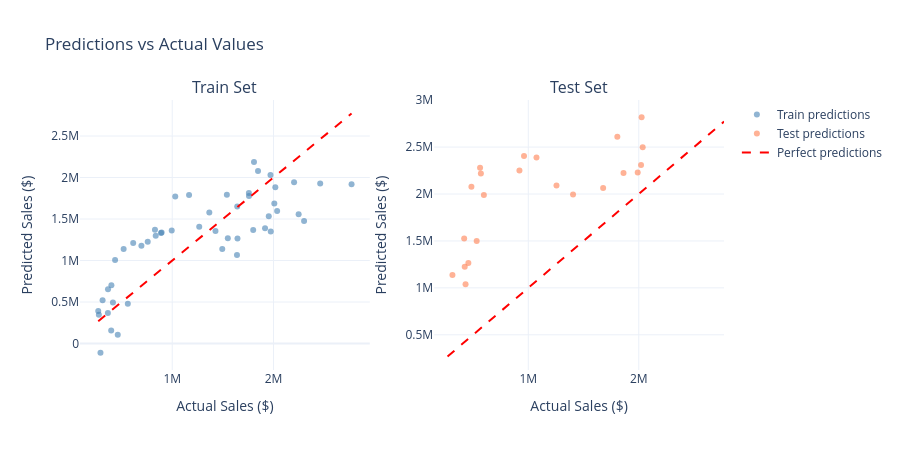

Notebook source saved alongside this figure:
### Markdown cell above
## Section 5: Predictions vs Actuals Visualization

Plotting predicted vs actual values reveals systematic biases: points should cluster around the diagonal line. Deviations from the diagonal expose where the model under- or over-predicts, and scatter width indicates prediction uncertainty.

### Code cell
train_residuals = y_train - y_train_pred
test_residuals = y_test - y_test_pred

fig = make_subplots(
    rows=1, cols=2,
    subplot_titles=('Train Set', 'Test Set'),
    specs=[[{"type": "scatter"}, {"type": "scatter"}]]
)

fig.add_trace(
    go.Scatter(
        x=y_train,
        y=y_train_pred,
        mode='markers',
        marker=dict(color='steelblue', opacity=0.6, size=6),
        name='Train predictions'
    ),
    row=1, col=1
)

fig.add_trace(
    go.Scatter(
        x=y_test,
        y=y_test_pred,
        mode='markers',
        marker=dict(color='coral', opacity=0.6, size=6),
        name='Test predictions'
    ),
    row=1, col=2
)

min_val = min(y_train.min(), y_test.min())
max_val = max(y_train.max(), y_test.max())
perfect_line = np.array([min_val, max_val])

fig.add_trace(
    go.Scatter(
        x=perfect_line,
        y=perfect_line,
        mode='lines',
        line=dict(color='red', width=2, dash='dash'),
        name='Perfect predictions'
    ),
    row=1, col=1
)

fig.add_trace(
    go.Scatter(
        x=perfect_line,
        y=perfect_line,
        mode='lines',
        line=dict(color='red', width=2, dash='dash'),
        name='Perfect predictions',
        showlegend=False
    ),
    row=1, col=2
)

fig.update_xaxes(title_text='Actual Sales ($)', row=1, col=1)
fig.update_yaxes(title_text='Predicted Sales ($)', row=1, col=1)
fig.update_xaxes(title_text='Actual Sales ($)', row=1, col=2)
fig.update_yaxes(title_text='Predicted Sales ($)', row=1, col=2)

fig.update_layout(
    title='Predictions vs Actual Values',
    height=450,
    hovermode='closest'
)
fig.write_image(".doc/notebook_plots/02_Baseline/predictions_vs_actuals.png")
fig.show()

### Figure 1 — Plotly figure (JSON) as saved in the notebook; plotly's stock layout.template omitted (floating-point values rounded to 4 significant figures)
{"data": [{"marker": {"color": "steelblue", "opacity": 0.6, "size": 6}, "mode": "markers", "name": "Train predictions", "type": "scatter", "x": [461600.0, 1642000.0, 994800.0, 1427000.0, 561100.0, 757700.0, 1494000.0, 1644000.0, 397000.0, 364100.0, 2249000.0, 1973000.0, 2018000.0, 1549000.0, 614300.0, 268900.0, 1366000.0, 1166000.0, 888800.0, 836700.0, 829200.0, 1030000.0, 1917000.0, 519800.0, 1757000.0, 2461000.0, 2303000.0, 1800000.0, 1758000.0, 1808000.0, 1267000.0, 1639000.0, 290900.0, 414100.0, 435400.0, 695400.0, 2008000.0, 1954000.0, 2036000.0, 275100.0, 1970000.0, 895100.0, 365200.0, 1847000.0, 311900.0, 1539000.0, 398800.0, 2771000.0, 2204000.0], "xaxis": "x", "y": [107200.0, 1651000.0, 1362000.0, 1354000.0, 480400.0, 1226000.0, 1140000.0, 1266000.0, 156200.0, 368800.0, 1558000.0, 1349000.0, 1882000.0, 1270000.0, 1210000.0, 391400.0, 1579000.0, 1788000.0, 1332000.0, 1300000.0, 1371000.0, 1772000.0, 1390000.0, 1139000.0, 1814000.0, 1927000.0, 1478000.0, 1367000.0, 1779000.0, 2188000.0, 1406000.0, 1068000.0, -111000.0, 494800.0, 1007000.0, 1177000.0, 1687000.0, 1534000.0, 1595000.0, 345500.0, 2029000.0, 1339000.0, 653400.0, 2078000.0, 521100.0, 1792000.0, 701100.0, 1918000.0, 1942000.0], "yaxis": "y"}, {"marker": {"color": "coral", "opacity": 0.6, "size": 6}, "mode": "markers", "name": "Test predictions", "type": "scatter", "x": [563500.0, 2021000.0, 1862000.0, 1990000.0, 2026000.0, 570600.0, 1677000.0, 485100.0, 1255000.0, 457300.0, 961200.0, 1405000.0, 432000.0, 532700.0, 2035000.0, 419500.0, 1806000.0, 597900.0, 919900.0, 1074000.0, 424500.0, 313400.0], "xaxis": "x2", "y": [2279000.0, 2309000.0, 2224000.0, 2230000.0, 2818000.0, 2219000.0, 2063000.0, 2078000.0, 2090000.0, 1266000.0, 2404000.0, 1994000.0, 1039000.0, 1501000.0, 2498000.0, 1525000.0, 2609000.0, 1989000.0, 2251000.0, 2389000.0, 1225000.0, 1137000.0], "yaxis": "y2"}, {"line": {"color": "red", "dash": "dash", "width": 2}, "mode": "lines", "name": "Perfect predictions", "type": "scatter", "x": [268900.0, 2771000.0], "xaxis": "x", "y": [268900.0, 2771000.0], "yaxis": "y"}, {"line": {"color": "red", "dash": "dash", "width": 2}, "mode": "lines", "name": "Perfect predictions", "showlegend": false, "type": "scatter", "x": [268900.0, 2771000.0], "xaxis": "x2", "y": [268900.0, 2771000.0], "yaxis": "y2"}], "layout": {"annotations": [{"font": {"size": 16}, "showarrow": false, "text": "Train Set", "x": 0.225, "xanchor": "center", "xref": "paper", "y": 1, "yanchor": "bottom", "yref": "paper"}, {"font": {"size": 16}, "showarrow": false, "text": "Test Set", "x": 0.775, "xanchor": "center", "xref": "paper", "y": 1, "yanchor": "bottom", "yref": "paper"}], "height": 450, "hovermode": "closest", "title": {"text": "Predictions vs Actual Values"}, "xaxis": {"anchor": "y", "domain": [0, 0.45], "title": {"text": "Actual Sales ($)"}}, "xaxis2": {"anchor": "y2", "domain": [0.55, 1], "title": {"text": "Actual Sales ($)"}}, "yaxis": {"anchor": "x", "domain": [0, 1], "title": {"text": "Predicted Sales ($)"}}, "yaxis2": {"anchor": "x2", "domain": [0, 1], "title": {"text": "Predicted Sales ($)"}}}}
